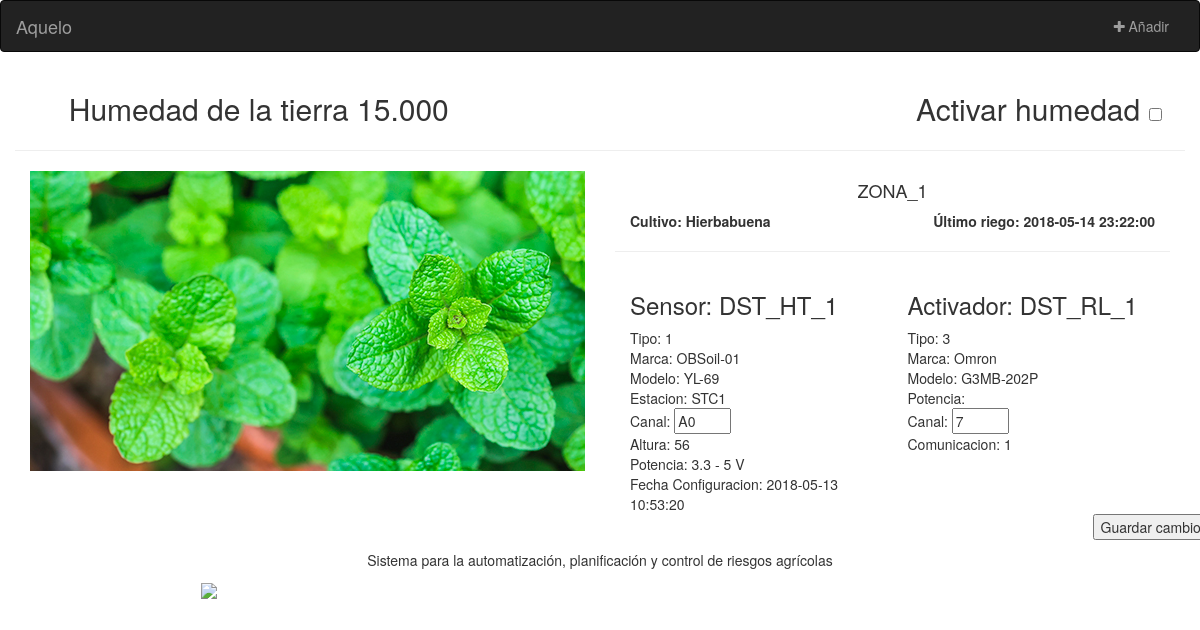
Screenshot of /pwa/zonas.php?zona=ZONA_1 with the database file from the repository.
### tables this page shows
CREATE TABLE `MedidaSensor` (
  `fecha_medida` datetime NOT NULL,
  `nombre` varchar(20) NOT NULL COMMENT 'Nombre corto de la medida',
  `fechaconfigsensor` datetime NOT NULL COMMENT 'Fecha de configuración del sensor asociada',
  `idsensor` varchar(30) NOT NULL,
  `tiposensor` bigint(20) NOT NULL,
  `marcasensor` varchar(30) NOT NULL,
  `modelosensor` varchar(30) NOT NULL,
  `idestacion` varchar(20) NOT NULL,
  `valor` decimal(9,3) DEFAULT NULL
);

CREATE TABLE `ConfiguracionSensor` (
  `fechahora` datetime NOT NULL,
  `id` varchar(30) NOT NULL,
  `tipo` bigint(20) NOT NULL,
  `marca` varchar(30) NOT NULL,
  `modelo` varchar(30) NOT NULL,
  `idestacion` varchar(30) NOT NULL DEFAULT '' COMMENT 'Identificador de la estación al que se asocia la configuración',
  `altura` double NOT NULL COMMENT 'Altura a la que está instalado (metros)',
  `calibracion` varchar(50) DEFAULT NULL COMMENT 'Datos de calibración del fabricante',
  `offset` float DEFAULT NULL COMMENT 'Datos de calibración del fabricante',
  `slope` float DEFAULT NULL COMMENT 'Datos de calibración del fabricante',
  `fechafinconfig` datetime DEFAULT NULL COMMENT 'Fecha en la que concluye una configuración (null es la configuración actual)'
);

CREATE TABLE `Sensor` (
  `id` varchar(30) NOT NULL,
  `tipo` bigint(20) NOT NULL,
  `marca` varchar(30) NOT NULL DEFAULT '',
  `modelo` varchar(30) NOT NULL DEFAULT '',
  `idestacion` varchar(30) NOT NULL,
  `observacion` varchar(300) DEFAULT NULL,
  `tipo_comunicacion` int(11) DEFAULT NULL COMMENT 'Digital o analógica',
  `formato_integracion` int(11) DEFAULT NULL,
  `canal` varchar(2) DEFAULT NULL COMMENT 'Canal al que está conectado en el datalogger (arduino)',
  `estado` int(11) NOT NULL DEFAULT '0' COMMENT 'Activo o inactivo',
  `potencia_soportada` varchar(45) DEFAULT NULL COMMENT 'Potencia de trabajo según el fabricante',
  `idzona` varchar(60) DEFAULT NULL COMMENT 'Sólo para aquelo, emecubo debe quitar este campo'
);

CREATE TABLE `Activador` (
  `id` varchar(30) NOT NULL,
  `tipo` bigint(20) NOT NULL,
  `marca` varchar(30) NOT NULL DEFAULT '',
  `modelo` varchar(30) NOT NULL DEFAULT '',
  `tipo_comunicacion` int(11) DEFAULT NULL COMMENT 'Tipo de comunicacion: analógica o digital',
  `canal` int(11) DEFAULT NULL COMMENT 'Canal al que está conectado el activador a la estación (Arduino)',
  `estado` int(11) NOT NULL DEFAULT '1' COMMENT 'Estado del activador: activo o inactivo (0)',
  `potencia_soportada` varchar(45) DEFAULT NULL COMMENT 'Potencia de trabajo en mW',
  `idzona` varchar(60) DEFAULT NULL COMMENT 'Identificador de la zona donde está instalado el activador',
  `observacion` varchar(300) DEFAULT NULL
);

### pwa/zonas.php (the view, shortened to what this page needs)
<?php
require("./services/conexion.php");
$zona = $_GET['zona'];
$result = mysqli_query($mysqli, "SELECT `estado` FROM `Activador` where idzona = '".$zona."'");
mysqli_data_seek ($result, 0);
$extraido= mysqli_fetch_array($result);
$estado = $extraido['estado'];
$result = mysqli_query($mysqli, "SELECT  `valor` FROM MedidaSensor m INNER JOIN TipoMedidaSensor t ON m.`idsensor` = t.idsensor INNER JOIN Sensor s ON s.id = t.idsensor WHERE s.idzona =  '".$zona."' ORDER BY fecha_medida DESC");
mysqli_data_seek ($result, 0);
$extraido= mysqli_fetch_array($result);
$humedad = $extraido['valor'];
?>
<div class="container-fluid text-center">
  <div class="row">
    <div class="col-md-12">
		<h2>
			<div class="col-md-5 ">
				Humedad de la tierra <?php echo $humedad;?>
			</div>
			<div class=" col-md-offset-4 col-md-3">
				Activar humedad
				<label class="switch">
					<?php if ($estado==1): ?>
						<input type="checkbox" onclick="location.href='./services/actualizariego.php?estado=0&zona=<?php echo $zona; ?>'"  checked>
					<?php else: ?>
						<input type="checkbox" onclick="location.href='./services/actualizariego.php?estado=1&zona=<?php echo $zona; ?>'">
					<?php endif ?>
				</label>
			</div>
		</h2>
	</div>
    <div class="col-md-12">
    	<hr>
      		<form action="./services/actualizarCanales.php" method="POST">
			<div class="col-md-6 text-left">
				<?php if ($zona=="ZONA_1"): ?>
					<div style="height: 300px; background-image: url('./resources/plantas1.jpg');background-repeat: no-repeat;padding-top: 35%;">
					<?php $cultivo = "Hierbabuena"?>
					</div>
				<?php endif ?>
			</div>
			<strong>
				<div class="col-md-6">
				<h4><?php echo $zona?></h4>
				<div class="col-md-6 text-left"> Cultivo: <?php echo $cultivo?></div>
				<div class="col-md-6 text-right">
					<?php
						$result = mysqli_query($mysqli, "SELECT fechahora FROM Activacion WHERE zona = '".$zona."'");
						mysqli_data_seek ($result, 0);
						$extraido= mysqli_fetch_array($result);
						echo "Último riego: ".$extraido['fechahora']."<br>";
					?>
				</div>
				</div>
			</strong>
			<div class="col-md-6">
				<hr>
				<div class="col-md-6 text-left">
					<div>
						<?php
						$result = mysqli_query($mysqli, "SELECT Sensor.id, Sensor.tipo, Sensor.marca, Sensor.modelo, Sensor.idestacion, ConfiguracionSensor.altura, ConfiguracionSensor.fechahora, Sensor.potencia_soportada, Sensor.canal FROM Sensor, ConfiguracionSensor WHERE idzona = '".$zona."' and Sensor.id = ConfiguracionSensor.id ");
						mysqli_data_seek ($result, 0);
						$extraido= mysqli_fetch_array($result);
						echo "<h3>Sensor: ".$extraido['id']."</h3>";
						echo "Tipo: ".$extraido['tipo']."<br>";
						echo "Marca: ".$extraido['marca']."<br>";
						echo "Modelo: ".$extraido['modelo']."<br>";
						echo "Estacion: ".$extraido['idestacion']."<br>";
						echo "Canal: <input type='text' name='canalSensor' value='".$extraido['canal']."' size='4'><br>";
						echo "Altura: ".$extraido['altura']."<br>";
						echo "Potencia: ".$extraido['potencia_soportada']."<br>";
						echo "Fecha Configuracion: ".$extraido['fechahora']."<br>";
					?>
					</div>
				</div>
				<div class="col-md-6 text-left">
					<div>
						<?php
						require("./services/conexion.php");
						$result = mysqli_query($mysqli, "SELECT `id`,`tipo`,`marca`,`modelo`,`tipo_comunicacion`,`canal`,`estado`,`potencia_soportada` FROM `Activador` where idzona = '".$zona."' ");
						mysqli_data_seek ($result, 0);
						$extraido= mysqli_fetch_array($result);
						echo "<h3>Activador: ".$extraido['id']."</h3>";
						echo "Tipo: ".$extraido['tipo']."<br>";
						echo "Marca: ".$extraido['marca']."<br>";
						echo "Modelo: ".$extraido['modelo']."<br>";
						echo "Potencia: ".$extraido['potencia_soportada']."<br>";
						echo "Canal: <input type='text' name='canalActuador' value='".$extraido['canal']."' size='4'><br>";
						echo "Comunicacion: ".$extraido['tipo_comunicacion']."<br>";
					?>
					</div>
				</div>
				<div class=" col-md-offset-10 col-md-2">
					<input type="submit" value="Guardar cambios">
				</div>
			</div>
		</form>
    </div>
</div></div></p>

### rows the page displays
medidasensor: valor "15.000"
configuracionsensor: sensor.id "DST_HT_1", sensor.tipo "1", sensor.marca "OBSoil-01", sensor.modelo "YL-69", sensor.idestacion "STC1", canalSensor "A0", altura "56", sensor.potencia_soportada "3.3 - 5 V", fechahora "2018-05-13 10:53:20"
activador: id "DST_RL_1", tipo "3", marca "Omron", modelo "G3MB-202P", canalActuador "7", tipo_comunicacion "1"

### other values shown
$zona "ZONA_1"
$cultivo "Hierbabuena"
$extraido['fechahora'] "2018-05-14 23:22:00"
